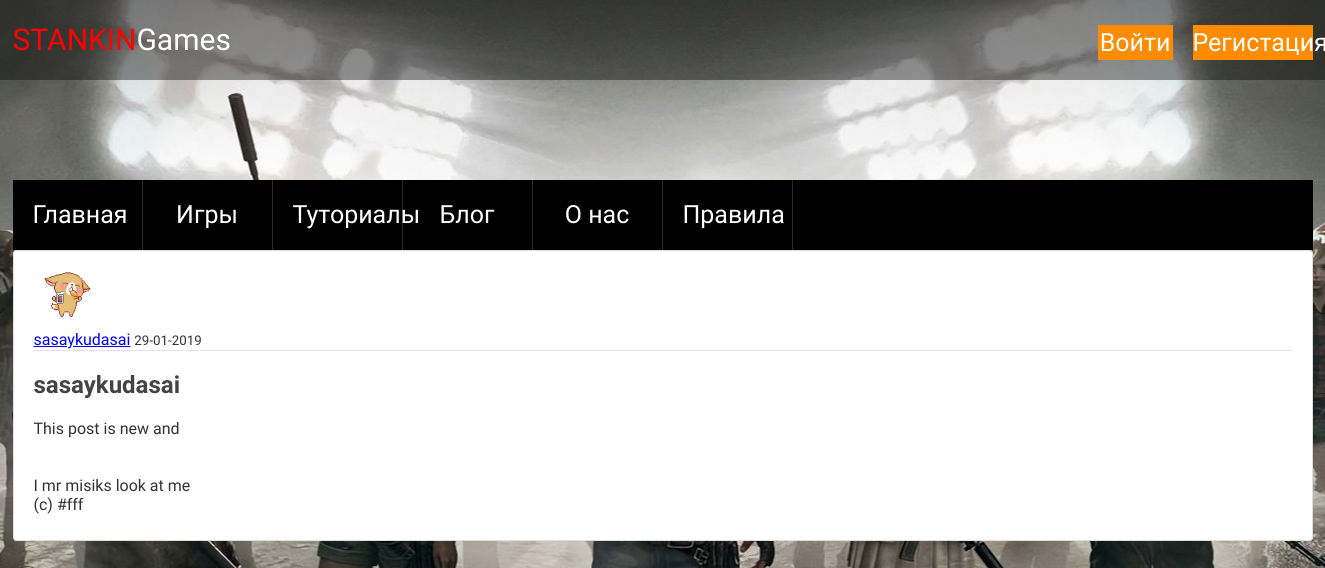
Screenshot of /post/2 with the database file from the repository.
### flaskblog/models.py (models this page shows, shortened)
class User(db.Model, UserMixin):
    id = db.Column(db.Integer, primary_key=True)
    username = db.Column(db.String(20), unique=True, nullable=False)
    email = db.Column(db.String(120), unique=True, nullable=False)
    image_file = db.Column(db.String(20), nullable=False, default='default.jpg')
    password = db.Column(db.String(60), nullable=False)
    posts = db.relationship('Post', backref='author', lazy=True)

class Post(db.Model):
    id = db.Column(db.Integer, primary_key=True)
    title = db.Column(db.String(100), nullable=False)
    date_posted = db.Column(db.DateTime, nullable=False, default=datetime.utcnow)
    content = db.Column(db.Text, nullable=False)
    user_id = db.Column(db.Integer, db.ForeignKey('user.id'), nullable=False)

### flaskblog/routes.py (the view)
@app.route("/post/<int:post_id>")
def post(post_id):
    post = Post.query.get_or_404(post_id)
    return render_template('post.html', title=post.title, post=post)

### flaskblog/templates/post.html (shortened to what this page needs)
{% extends "layout.html" %}
{% block header%}
<header class="header-container-games">
    <div class="header-menu">
            <a class="logo" href="{{ url_for('super_home') }}"><span>STANKIN</span>Games</a>
            <ul class="user-list">
                {% if current_user.is_authenticated %}
                <li class="nav-item-user">
                 <a class="nav-item " href="{{ url_for('new_post') }}">Новый пост</a>
                </li>
                <li class="nav-item-user">
                    <a class="nav-item " href="{{ url_for('account') }}">Профиль</a>
                </li>
                <li class="nav-item-user">
                    <a class="nav-item " href="{{ url_for('logout') }}">Выйти</a>
                </li>
                {% else %}
                <li class="user-item">
                    <a href="{{ url_for('login') }}" class="login">Войти</a>
                </li>
                <li class="user-item">
                    <a href="{{ url_for('register') }}" class="reg">Регистация</a>
                </li>
                {% endif %}
            </ul>
        </div>
    </header>
{% endblock header %}
{% block content %}
<main class="main-container">
		<div class="main-wrapper">
<article class="media content-section">
    <img class="rounded-circle article-img" src="{{ url_for('static', filename='profile_pics/' + post.author.image_file) }}" alt="">
    <div class="media-body">
        <div class="article-metadata">
                <a class="mr-2" href="{{ url_for('user_posts', username=post.author.username) }}">{{ post.author.username }}</a>
        <small class="text-muted">{{ post.date_posted.strftime('%d-%m-%Y') }}</small>
        </div>
        <h2 class="article-title">{{ post.title }}</h2>
        <p class="article-content">{{ post.content }}</p>
    </div>
</article>
</div>
</main>
{% endblock content %}

### flaskblog/static/main.css (style rules this page uses)
body { background: #fafafa; color: #333333; margin-top: 5rem; }
h1, h2, h3, h4, h5, h6 { color: #444444; }
.content-section { background: #ffffff; padding: 10px 20px; border: 1px solid #dddddd; border-radius: 3px; margin-bottom: 20px; }
.article-title { color: #444444; }
.article-content { white-space: pre-line; }
.article-img { height: 65px; width: 65px; margin-right: 16px; }
.article-metadata { padding-bottom: 1px; margin-bottom: 4px; border-bottom: 1px solid #e3e3e3 }

### flaskblog/static/style.css (style rules this page uses)
html { -webkit-box-sizing: border-box; box-sizing: border-box; }
* { -webkit-box-sizing: inherit; box-sizing: inherit; font-family: 'PT Sans Narrow',Arial sans-serif; }
body { margin: 0; padding: 0; font-family: "Cuprum","Arial",sans-serif; background: #DCDCDC; box-sizing: border-box; }
ul { list-style: none; margin: 0; padding:0; }
.header-menu { display: flex; justify-content: space-between; width: 1300px; margin: 0 auto; }
.logo { font-size:30px; text-decoration: none; color:#ffffff; }
.logo span { color:red; }
.user-list { display: flex; }
.user-item { margin-top: 25px; margin-left:20px; }
.user-item .login { display: block; color:#ffffff; text-decoration: none; font-size:25px; width:75px; line-height: 35px; background-color: #ff8c00; text-align: center; vertical-align: center; }
.user-item .reg { display: block; color:#ffffff; text-decoration: none; font-size:25px; width:120px; line-height: 35px; background-color: #ff8c00; text-align: center; vertical-align: center; }
.main-wrapper { background-color: rgba(0,0,0,0.4); width: 1300px; margin: 0 auto; z-index: 2; }
.header-container-games { width:100%; background-color: rgba(0,0,0,0.4); line-height: 80px; margin-bottom: 100px; }

### rows the page displays
User: image_file (placeholder picture), author.username "sasaykudasai"
Post: date_posted "29-01-2019", title "sasaykudasai", content "This post is new and I mr misiks look at me (c) #fff"
